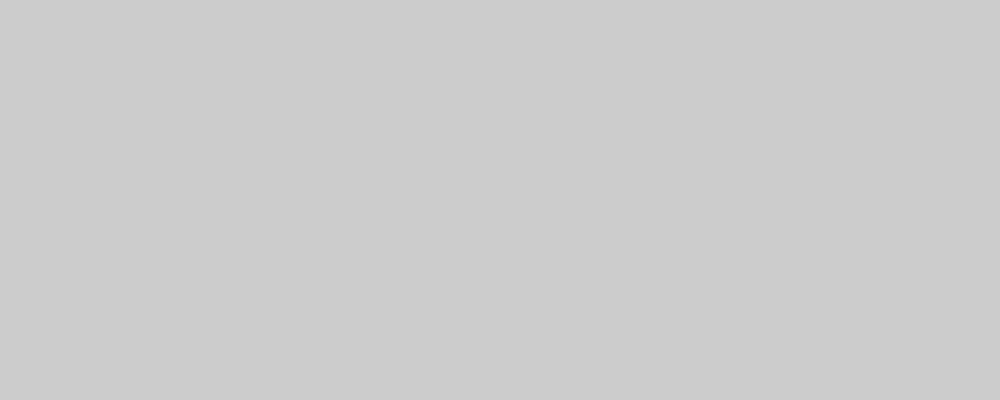
Frame 1 (no input)
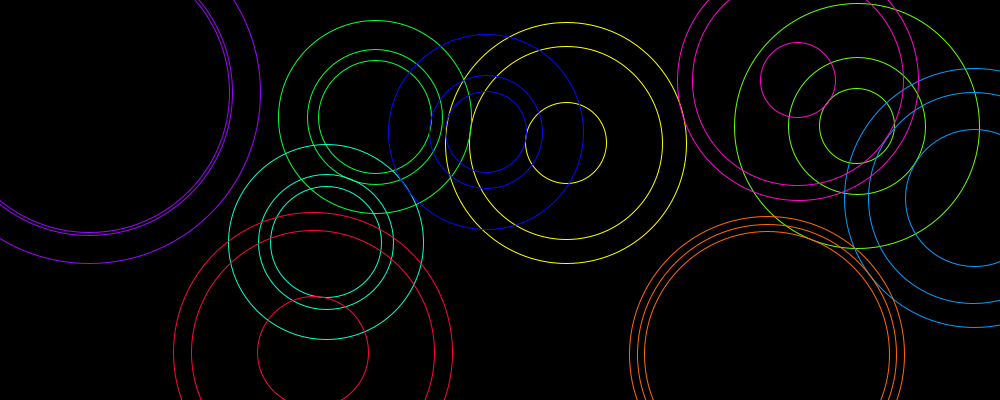
Frame 60 (the mouse pressed at the canvas centre just before this capture)
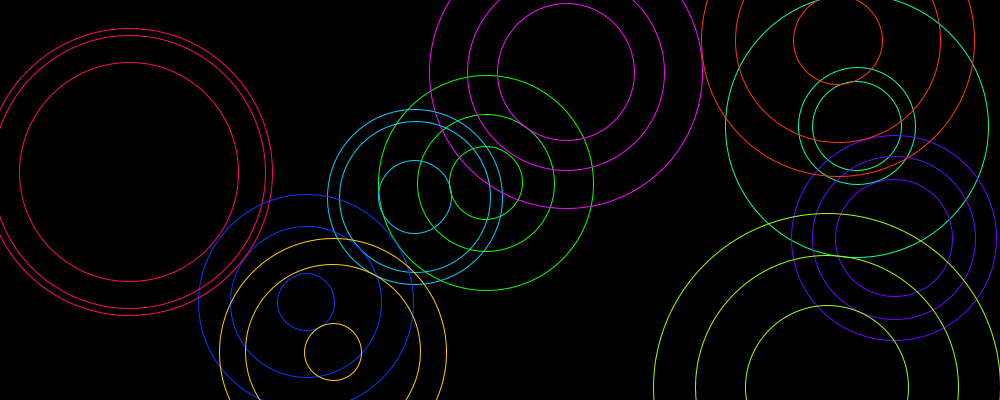
Frame 120 (the mouse held since frame 60 and released just before this capture)

The Processing sketch that drew these frames (run headless with seeded random() and noise(); from frame 60 on, the mouse is pressed at the canvas centre):

// Processing sketch: CirclesAndCircles
// ── CirclesAndCircles.pde

PointSet test;
int count = 0;

class Point {
  int x, y, r=10;
  
  Point(int tx, int ty) {
    x = tx;
    y = ty;
  }
  
  void draw() {
    ellipse(x, y, 2*r, 2*r);
  }
  
  Boolean selected() {
    float d = sqrt((x-mouseX)*(x-mouseX) + (y-mouseY)*(y-mouseY));
    if (d<r) {
      return true;
    } else {
      return false;
    }
  }
}

class PointSet {
  Point[] points;
  int n;
  float[][] vectors;
  
  PointSet(int tn) {
    n = tn;
    points = new Point[n];
    vectors = new float[n][2];
    
    for (int x=0; x<n; x++) {
      points[x] = new Point(int(random(width)), int(random(height)));
      vectors[x][0] = 5-random(10); vectors[x][1] = 5-random(10);
    }
  }
  
  void draw() {
    for (int x=0; x<n; x++) {
      points[x].draw();
    }
  }
  
  void renderConnections(int p) {
    float[] distances = new float[n];
    
    for (int x=0; x<n; x++) {
      if (x != p) {
        distances[x] = distance(points[p], points[x]);
      }
    }
    
    float[] min1 = {0, 10000}, min2 = {0, 10000}, min3 = {0, 10000};
    
    for (int x=0; x<n; x++) {
      if (x != p) {
        if (distances[x] < min1[1]) {
          min3[0] = min2[0]; min3[1] = min2[1];
          min2[0] = min1[0]; min2[1] = min1[1];
          min1[0] = x; min1[1] = distances[x];
        } else if (distances[x] < min2[1]) {
          min3[0] = min2[0]; min3[1] = min2[1];
          min2[0] = x; min2[1] = distances[x];
        } else if (distances[x] < min3[1]) {
          min3[0] = x; min3[1] = distances[x];
        }
      }
    }
    
    stroke((p*360/n+count)%360, 97, 100);
    noFill();
    ellipse(points[p].x, points[p].y, min1[1], min1[1]);
    ellipse(points[p].x, points[p].y, min2[1], min2[1]);
    ellipse(points[p].x, points[p].y, min3[1], min3[1]);
    
    //line(points[p].x, points[p].y, points[int(min1[0])].x, points[int(min1[0])].y);
    //line(points[p].x, points[p].y, points[int(min2[0])].x, points[int(min2[0])].y);
    //line(points[p].x, points[p].y, points[int(min3[0])].x, points[int(min3[0])].y);
  }
  
  void Reload() {
    for (int x=0; x<n; x++) {
      renderConnections(x);
    }
  }
  
  void addVectors() {
    for (int x=0; x<n; x++) {
      if (points[x].x + int(vectors[x][0]) < 0 || points[x].x + int(vectors[x][0]) > width) {
        vectors[x][0] = -1*vectors[x][0];
      } else {
        points[x].x = points[x].x + int(vectors[x][0]);
      } if (points[x].y + int(vectors[x][1]) < 0 || points[x].y + int(vectors[x][1]) > height) {
        vectors[x][1] = -1*vectors[x][1];
      } else {
        points[x].y = points[x].y + int(vectors[x][1]);
      }
    }
    
    colorMode(RGB); background(0);
    colorMode(HSB, 360, 100, 100);
    
    for (int x=0; x<n; x++) {
      //points[x].draw();
      renderConnections(x);
    }
  }
}

float distance(Point a, Point b) {
  float e1 = a.x - b.x; float e2 = a.y - b.y;
  return sqrt(e1*e1+e2*e2);
}

void setup() {
  
  size(1000, 400);
  colorMode(HSB, 360, 100, 100);
  
  test = new PointSet(10);
  
}

void draw() {
  count++;
  if (count%3==0) {
    test.addVectors();
  }
}

void mousePressed() {
}

void keyPressed() {
  colorMode(RGB); background(0);
  colorMode(HSB, 360, 100, 100);
  test = new PointSet(500);
  test.Reload();
}
